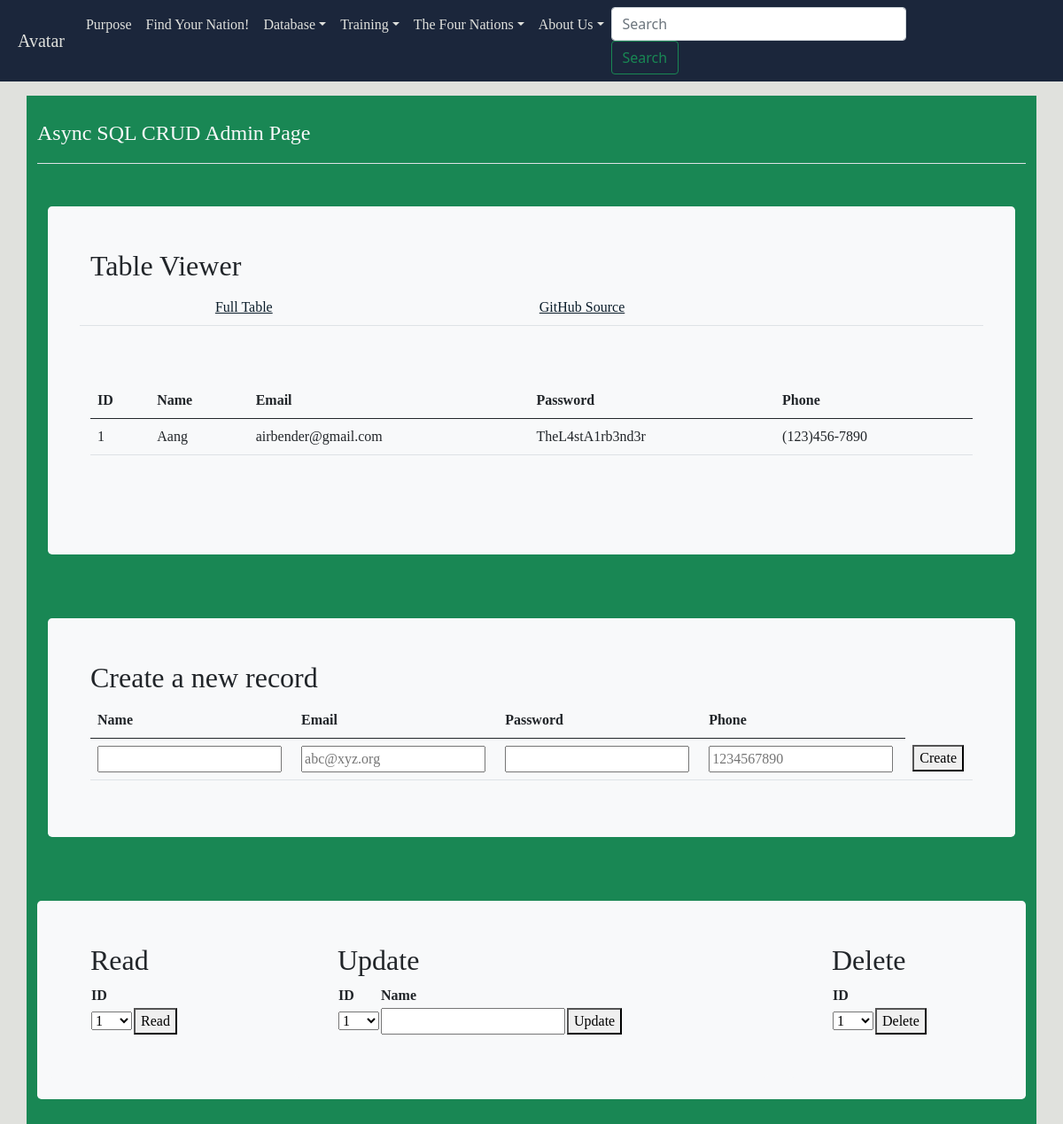
Before: /crud_api/ with the older database file.
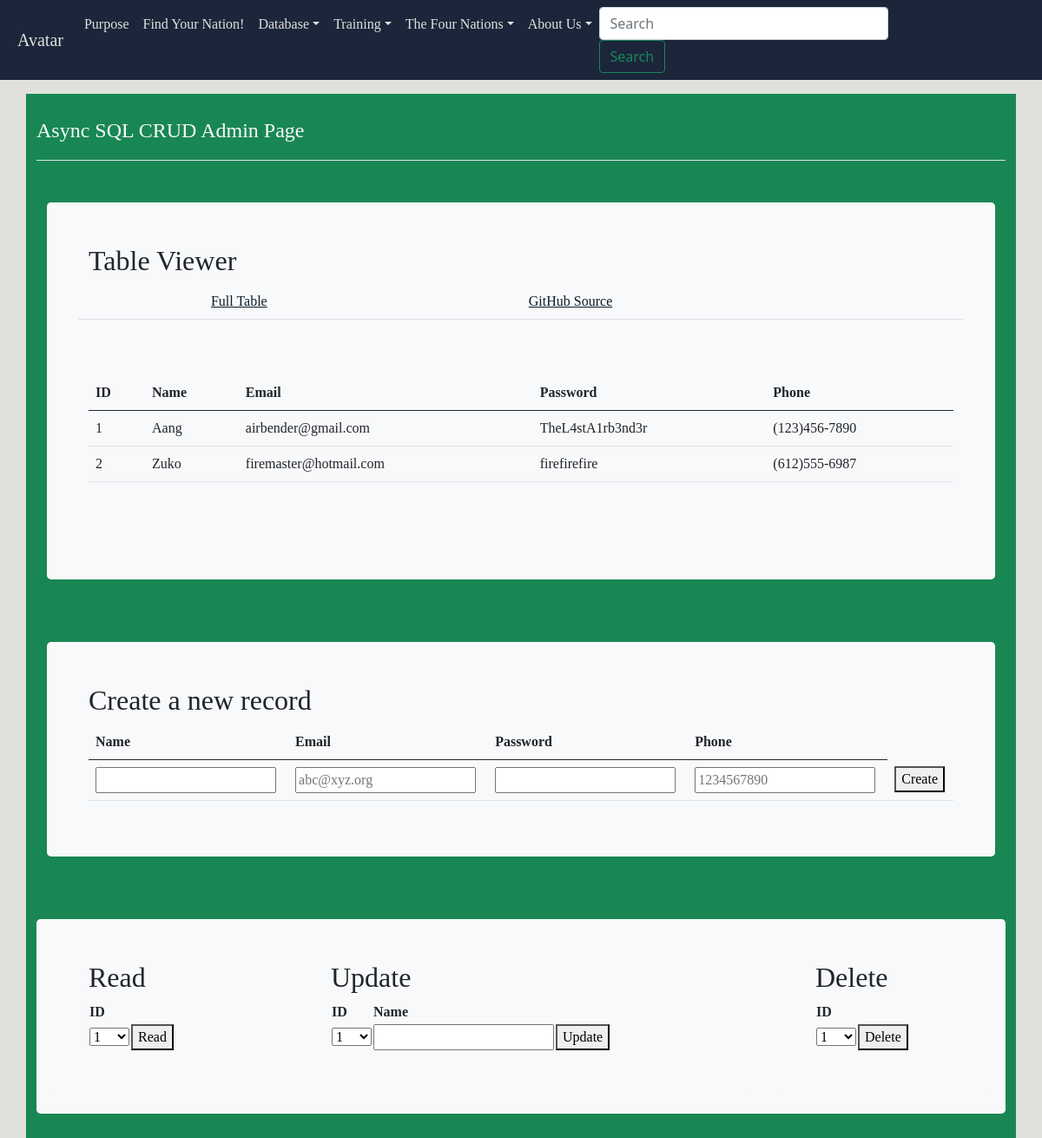
After: the same page with the newer database file.
### crud/model.py (models this page shows, shortened)
class Users(db.Model):
    userID = db.Column(db.Integer, primary_key=True)
    name = db.Column(db.String(255), unique=False, nullable=False)
    email = db.Column(db.String(255), unique=True, nullable=False)
    password = db.Column(db.String(255), unique=False, nullable=False)
    phone = db.Column(db.String(255), unique=False, nullable=False)
    def read(self):
        return {
            "userID": self.userID,
            "name": self.name,
            "email": self.email,
            "password": self.password,
            "phone": self.phone
        }

### crud/app_crud_api.py (the view)
@app_crud_api.route('/')
def crud_api():
    return render_template("crud_async.html", table=users_all())

### crud/sql.py (called while the page is built)
def users_all():
    return [peep.read() for peep in Users.query.all()]

### crud/templates/crud/crud_async.html (shortened to what the changed rows need)
<!DOCTYPE html>
{% extends "layouts/base.html" %}
{% block content %}
<div class="container py-4 text-light bg-success">
    <div class="container py-4">
        <div class="p-5 mb-4 bg-light text-dark rounded-3">
            <h2>Table Viewer</h2>
            <div class="row align-items-md-stretch">
                <div class="container-fluid py-5">
                    <table class="table" id="users">
                        <thead>
                        <tr>
                            <th>ID</th>
                            <th>Name</th>
                            <th>Email</th>
                            <th>Password</th>
                            <th>Phone</th>
                        </tr>
                        </thead>
                        <tbody id="result">
                        {% for row in table %}
                        {% set pn = "" ~ row['phone'] %}
                        {% set pnf = "(" ~ pn[0:3] ~ ")" ~ pn[3:6] ~ "-" ~ pn[6:10] %}
                        <tr>
                            <td>{{ row['userID'] }}</td>
                            <td>{{ row['name'] }}</td>
                            <td>{{ row['email'] }}</td>
                            <td>{{ row['password'] }}</td>
                            <td>{{ pnf }}</td>
                        </tr>
                        {% endfor %}
                        </tbody>
                    </table>
                </div>
            </div>
        </div>
    </div>
    <div class="container py-4">
        <div class="p-5 mb-4 bg-light text-dark rounded-3">
            <h2>Create a new record</h2>
            <table class="table">
                <thead>
                <tr>
                    <th><label for="name">Name</label></th>
                    <th><label for="email">Email</label></th>
                    <th><label for="password">Password</label></th>
                    <th><label for="phone">Phone</label></th>
                </tr>
                </thead>
            </table>
        </div>
    </div>
    <div class="container py-4">
        <div class="row mb-4 bg-light text-dark rounded-3">
            <div class="col-md-3">
                <div class="p-5 mb-4 bg-light text-dark rounded-3">
                    <h2>Read</h2>
                    <table id="read_table">
                        <tr><th><label for="read_userid">ID</label></th></tr>
                    </table>
                </div>
            </div>
            <div class="col-md-6">
                <div class="p-5 mb-4 bg-light text-dark rounded-3">
                    <h2>Update</h2>
                    <table id="update_table">
                        <tr>
                            <th><label for="update_userid">ID</label></th>
                            <th><label for="update_name">Name</label></th>
                        </tr>
                    </table>
                </div>
            </div>
            <div class="col-md-3">
                <div class="p-5 mb-4 bg-light text-dark rounded-3">
                    <h2>Delete</h2>
                    <table id="read_table">
                        <tr><th><label for="delete_userid">ID</label></th></tr>
                    </table>
                </div>
            </div>
        </div>
    </div>
</div>
{% endblock %}

Changed rows visible on the page:
added Users: userID "2", name "Zuko", email "firemaster@hotmail.com", password "firefirefire", pnf "(612)555-6987"
